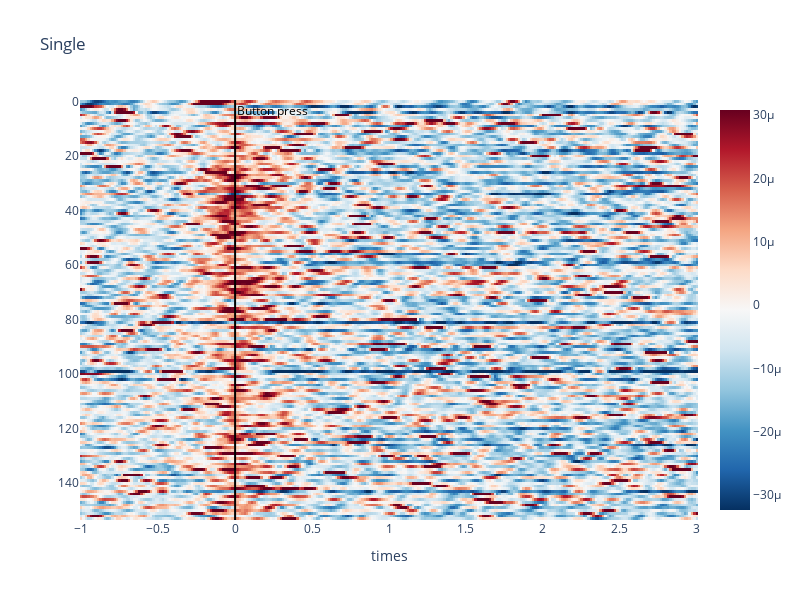

Notebook cell for this chart:
### Code cell
da_st = da.groupby('roi').mean('roi')
zmax = np.percentile(da_st.data, 95)
zmin = np.percentile(da_st.data, 5)

df = da_st.sel(roi=['L_Mdl']).squeeze().to_pandas()
df.index = np.arange(len(df))
fig = px.imshow(df, aspect='auto', color_continuous_scale='RdBu_r', zmin=zmin, zmax=zmax, title='Single ')
fig.add_vline(0., annotation_text='Button press', line=dict(color="black"))
fig.update_annotations(font_color='black')
fig.update_layout(width=800, height=600)
fig

### Figure 1 — Plotly figure (JSON) as saved in the notebook; plotly's stock layout.template omitted (floating-point values rounded to 4 significant figures; data arrays with more than 128 entries replaced by an {"elided": "..."} marker saying what was removed)
{"data": [{"coloraxis": "coloraxis", "hovertemplate": "times: %{x}<br>y: %{y}<br>color: %{z}<extra></extra>", "name": "0", "type": "heatmap", "x": {"elided": "257 float values"}, "xaxis": "x", "y": {"elided": "154 int values"}, "yaxis": "y", "z": {"elided": "154x257 float values"}}], "layout": {"annotations": [{"font": {"color": "black"}, "showarrow": false, "text": "Button press", "x": 0, "xanchor": "left", "xref": "x", "y": 1, "yanchor": "top", "yref": "y domain"}], "coloraxis": {"cmax": 3.081e-05, "cmin": -3.237e-05, "colorscale": [[0, "rgb(5,48,97)"], [0.1, "rgb(33,102,172)"], [0.2, "rgb(67,147,195)"], [0.3, "rgb(146,197,222)"], [0.4, "rgb(209,229,240)"], [0.5, "rgb(247,247,247)"], [0.6, "rgb(253,219,199)"], [0.7, "rgb(244,165,130)"], [0.8, "rgb(214,96,77)"], [0.9, "rgb(178,24,43)"], [1, "rgb(103,0,31)"]]}, "height": 600, "shapes": [{"line": {"color": "black"}, "type": "line", "x0": 0, "x1": 0, "xref": "x", "y0": 0, "y1": 1, "yref": "y domain"}], "title": {"text": "Single "}, "width": 800, "xaxis": {"anchor": "y", "autorange": true, "domain": [0, 1], "range": [-1.008, 3.008], "title": {"text": "times"}, "type": "linear"}, "yaxis": {"anchor": "x", "autorange": true, "domain": [0, 1], "range": [153.5, -0.5], "type": "linear"}}}
